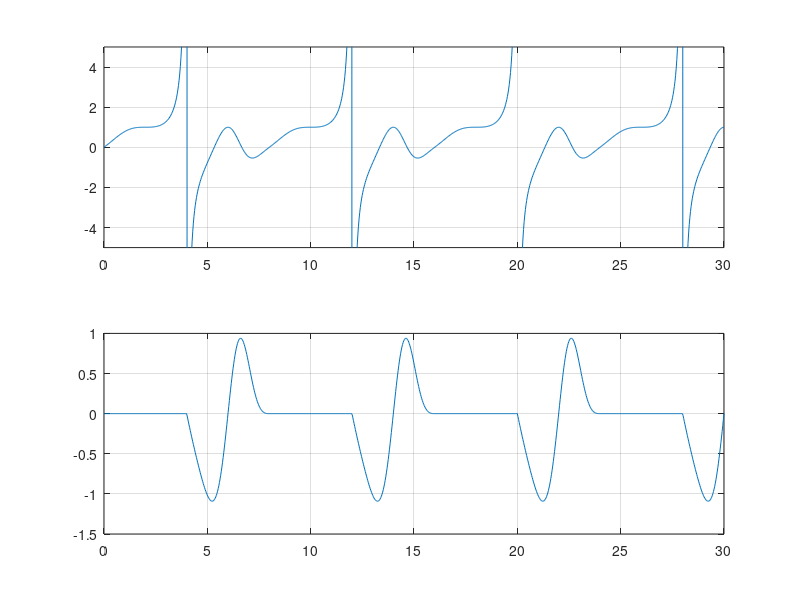

MATLAB code for this plot:
%Ejercicio 1
%D)
tinicio = 0;
tfinal = 30;
np = 1000;

t = tinicio:(tfinal - tinicio) / (np - 1):tfinal;

X1 = sin(pi/4*t);
X2 = cos(pi/4*t);

%5
F = X1 .^ X2;
subplot(2,1,1);
plot(t,F);
ylim([-5, 5])
grid;
subplot(2,1,2);
plot(t, imag(F))
grid